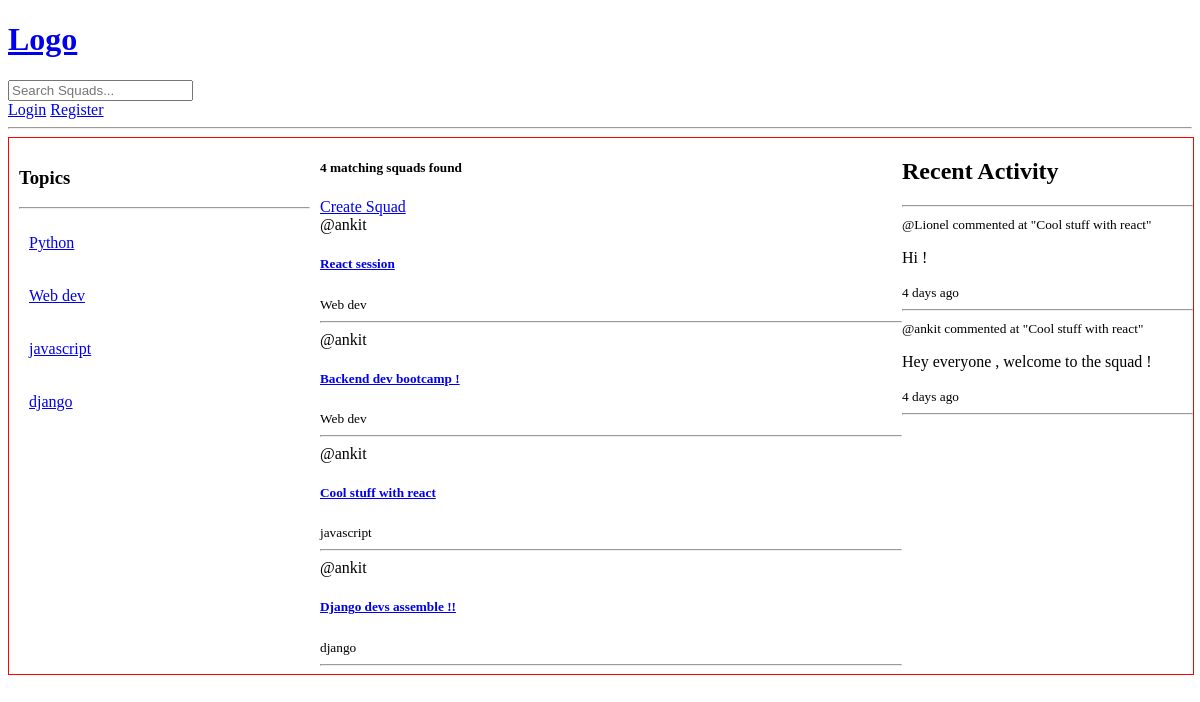
The app's page /, older data.
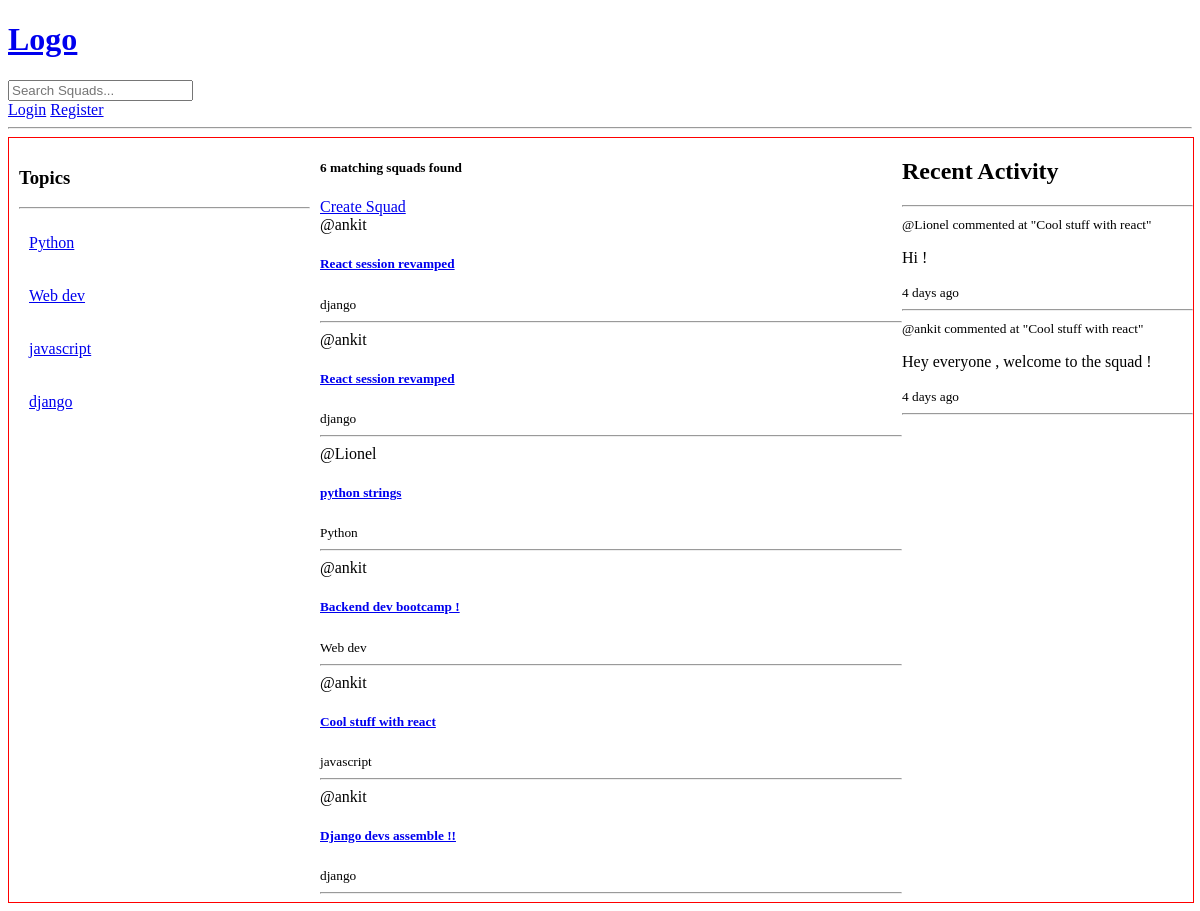
The same page, newer data.
### base/models.py (models this page shows, shortened)
class Topic(models.Model) :
    name = models.CharField(max_length=200)

class Squad(models.Model):
    host  = models.ForeignKey(User , on_delete = models.SET_NULL , null=True)
    topic  = models.ForeignKey(Topic , on_delete=models.SET_NULL , null=True)
    name = models.CharField(max_length=200)
    description = models.TextField(null = True , blank = True)
    squadMembers = models.ManyToManyField(User , related_name = "squadMembers" , blank = True)
    updated = models.DateTimeField(auto_now = True)
    created = models.DateTimeField(auto_now_add = True)
    class Meta:
        ordering = ['-updated' , '-created']
    def __str__(self):
        return self.name

class Message(models.Model):
    user = models.ForeignKey(User , on_delete=models.CASCADE)
    squad = models.ForeignKey(Squad , on_delete = models.CASCADE)
    body = models.TextField()
    updated = models.DateTimeField(auto_now  = True)
    created = models.DateTimeField(auto_now_add=True)
    def __str__(self):
        return self.body[0:50]

### base/views.py (the view)
# urls.py: path('', views.home, name="home"),
def home(request):
    q = request.GET.get('q') if request.GET.get('q') != None else ''
    squads = Squad.objects.filter(
        Q(topic__name__icontains=q) |
        Q(name__icontains=q) |
        Q(description__icontains=q)
    )
    topics = Topic.objects.all()
    squad_count = squads.count()
    recent_feed = Message.objects.all().order_by(
        '-created').filter(Q(squad__topic__name__icontains=q))[:10]
    context = {"squads": squads, "topics": topics,
               "squad_count": squad_count, "recent_feed": recent_feed}
    return render(request, 'base/home.html', context)

### base/templates/base/home.html (shortened to what this page needs)
{% extends 'main.html' %} {% block content %}
<div class="home-container">
  <div class="side-bar">{% include 'base/topics-component.html' %}</div>
  <div class="squads-container">
    <h5>{{ squad_count }} matching squads found</h5>
    <a href="{% url 'create-squad' %}"> Create Squad </a>
    {% include 'base/feed-component.html' %}
  </div>
  <div class="recent-activity-container">
    {% include 'base/recent-feed-component.html' %}
  </div>
</div>
{% endblock content %}

### base/templates/base/topics-component.html
<h3>Topics</h3>
<hr />
<div>
  {% for topic in topics %}
  <div class="single-topic">
    <a href=" {% url 'home'  %}?q={{topic.name}} ">{{ topic.name }}</a>
  </div>
  {% endfor %}
</div>

### base/templates/base/feed-component.html (shortened to what this page needs)
<div>
  {% for squad in squads %}
  <div>
    <span>@{{squad.host.username}}</span>
    <a href="{% url 'squad' squad.id %}">
      <h5>{{ squad.name }}</h5>
    </a>
    <small>{{ squad.topic.name }}</small>
    <hr />
  </div>
  {% endfor %}
</div>

### base/templates/base/recent-feed-component.html (shortened to what this page needs)
<h2>Recent Activity</h2>
<hr />
<div class="recent-feeds-container">
  {% for feed in recent_feed %}
  <a class="single-feed" href="{% url 'squad' feed.squad.id %}">
    <small>@{{ feed.user }} </small>
    <small>commented at "{{ feed.squad }}"</small>
    <p>
      {{ feed }}
    </p>
    <small>{{ feed.created|timesince }} ago</small>
    <hr />
  </a>
  {% endfor %}
</div>

Row changes from the older to the newer data that the page shows:
removed Squad: host.username "ankit", name "React session", topic.name "Web dev"
added Squad: host.username "ankit", name "React session revamped", topic.name "django"
added Squad: host.username "ankit", name "React session revamped", topic.name "django"
added Squad: host.username "Lionel", name "python strings", topic.name "Python"
Text that changed along with them:
{{ squad_count }}: "4" → "6"
